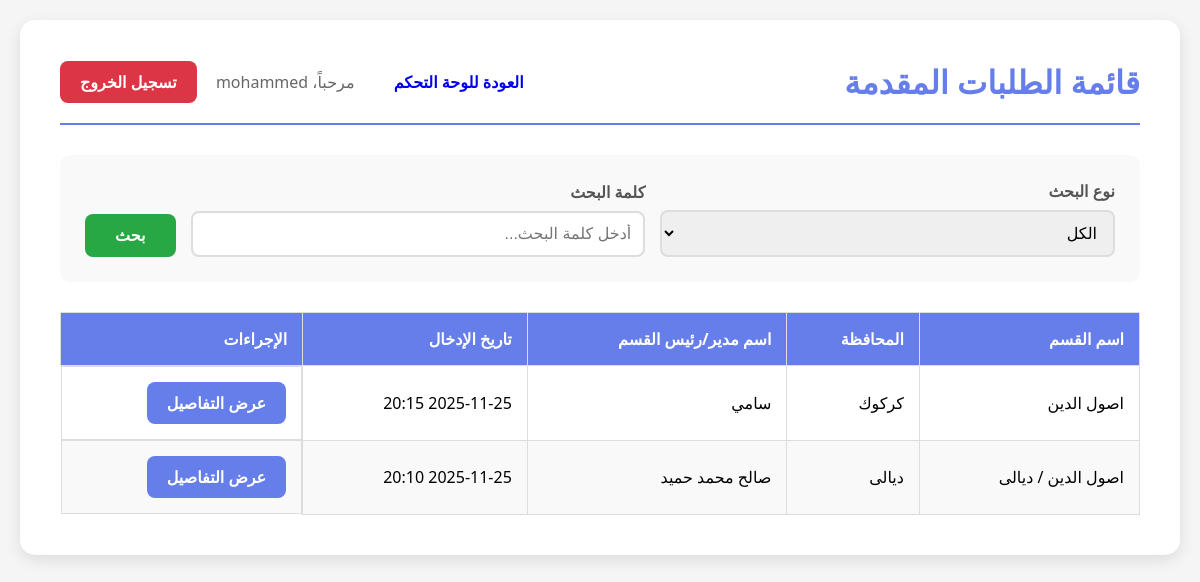
Screenshot of /requests/ (signed in) with the database file from the repository.
### manageforms/models.py (models this page shows, shortened)
class FormDepartment(models.Model):
    name = models.CharField(max_length=255, verbose_name="اسم القسم")
    governorate = models.CharField(max_length=255, verbose_name="المحافظة")
    manager_name = models.CharField(max_length=255, verbose_name="اسم مدير أو رئيس القسم")
    manager_email = models.EmailField(max_length=255, blank=True, verbose_name="إيميل رئيس القسم")
    manager_phone = models.CharField(max_length=20, blank=True, verbose_name="رقم هاتف رئيس القسم")
    created_at = models.DateTimeField(auto_now_add=True)
    updated_at = models.DateTimeField(auto_now=True)
    class Meta:
        verbose_name = "قسم الاستمارة"
        verbose_name_plural = "أقسام الاستمارات"

### manageforms/views.py (the view, shortened to what this page needs)
# urls.py: path('requests/', views.requests_list, name='requests_list'),
@login_required
def requests_list(request):
    departments = FormDepartment.objects.all().order_by('-created_at')
    search_query = request.GET.get('search', '')
    search_type = request.GET.get('search_type', 'all')
    return render(request, 'manageforms/requests_list.html', {
        'departments': departments,
        'search_query': search_query,
        'search_type': search_type
    })

### templates/manageforms/requests_list.html (shortened to what this page needs)
<!DOCTYPE html>
<html lang="ar" dir="rtl">
<head>
</head>
<body>
    <div class="container">
        <div class="header">
            <h1>قائمة الطلبات المقدمة</h1>
            <div>
                <a href="{% url 'dashboard' %}" class="btn btn-secondary" style="margin-left: 15px;">العودة للوحة التحكم</a>
                <span class="user-info">مرحباً، {{ user.username }}</span>
                <a href="{% url 'logout' %}" class="btn btn-danger" style="margin-right: 15px;">تسجيل الخروج</a>
            </div>
        </div>
        <div class="search-section">
            <form method="get" class="search-form">
                <div class="search-group">
                    <label for="search_type">نوع البحث</label>
                    <select name="search_type" id="search_type">
                        <option value="all" {% if search_type == 'all' %}selected{% endif %}>الكل</option>
                    </select>
                </div>
                <div class="search-group">
                    <label for="search">كلمة البحث</label>
                    <input type="text" name="search" id="search" value="{{ search_query }}" placeholder="أدخل كلمة البحث...">
                </div>
                <div>
                    <button type="submit" class="btn btn-search">بحث</button>
                </div>
            </form>
        </div>
        {% if departments %}
        <table>
            <thead>
                <tr>
                    <th>اسم القسم</th>
                    <th>المحافظة</th>
                    <th>اسم مدير/رئيس القسم</th>
                    <th>تاريخ الإدخال</th>
                    <th>الإجراءات</th>
                </tr>
            </thead>
            <tbody>
                {% for department in departments %}
                <tr>
                    <td>{{ department.name }}</td>
                    <td>{{ department.governorate }}</td>
                    <td>{{ department.manager_name }}</td>
                    <td>{{ department.created_at|date:"Y-m-d H:i" }}</td>
                    <td class="actions-cell">
                        <a href="{% url 'request_detail' department.id %}" class="btn btn-primary">عرض التفاصيل</a>
                    </td>
                </tr>
                {% endfor %}
            </tbody>
        </table>
        {% else %}
        <div class="no-data">
            لا توجد طلبات مقدمة حالياً
        </div>
        {% endif %}
    </div>
</body>
</html>

### templates/manageforms/requests_list.html (style rules this page uses)
* { margin: 0; padding: 0; box-sizing: border-box; }
body { font-family: 'Segoe UI', Tahoma, Geneva, Verdana, sans-serif; background: #f5f5f5; padding: 20px; direction: rtl; }
.container { max-width: 1400px; margin: 0 auto; background: white; border-radius: 15px; box-shadow: 0 5px 15px rgba(0, 0, 0, 0.1); padding: 40px; }
.header { display: flex; justify-content: space-between; align-items: center; margin-bottom: 30px; padding-bottom: 20px; border-bottom: 2px solid #667eea; }
h1 { color: #667eea; font-size: 2em; }
.user-info { color: #666; font-size: 1em; }
.btn { padding: 10px 20px; font-size: 1em; border: none; border-radius: 8px; cursor: pointer; transition: all 0.3s; font-weight: 600; text-decoration: none; display: inline-block; }
.btn-danger { background: #dc3545; color: white; }
.btn-primary { background: #667eea; color: white; }
table { width: 100%; border-collapse: collapse; margin-top: 20px; background: white; }
th, td { padding: 15px; text-align: right; border: 1px solid #ddd; }
th { background: #667eea; color: white; font-weight: 600; }
tr:nth-child(even) { background: #f9f9f9; }
.actions-cell { display: flex; gap: 10px; }
.search-section { background: #f9f9f9; padding: 25px; border-radius: 10px; margin-bottom: 30px; }
.search-form { display: flex; gap: 15px; align-items: flex-end; flex-wrap: wrap; }
.search-group { flex: 1; min-width: 200px; }
.search-group label { display: block; margin-bottom: 8px; color: #555; font-weight: 600; }
.search-group input, .search-group select { width: 100%; padding: 12px; border: 2px solid #ddd; border-radius: 8px; font-size: 1em; transition: border-color 0.3s; }
.btn-search { background: #28a745; color: white; padding: 12px 30px; height: fit-content; }

### rows the page displays
FormDepartment: name "اصول الدين", governorate "كركوك", manager_name "سامي", created_at "2025-11-25 20:15"
FormDepartment: name "اصول الدين / ديالى", governorate "ديالى", manager_name "صالح محمد حميد", created_at "2025-11-25 20:10"

### other values shown
{{ user.username }} "mohammed"
